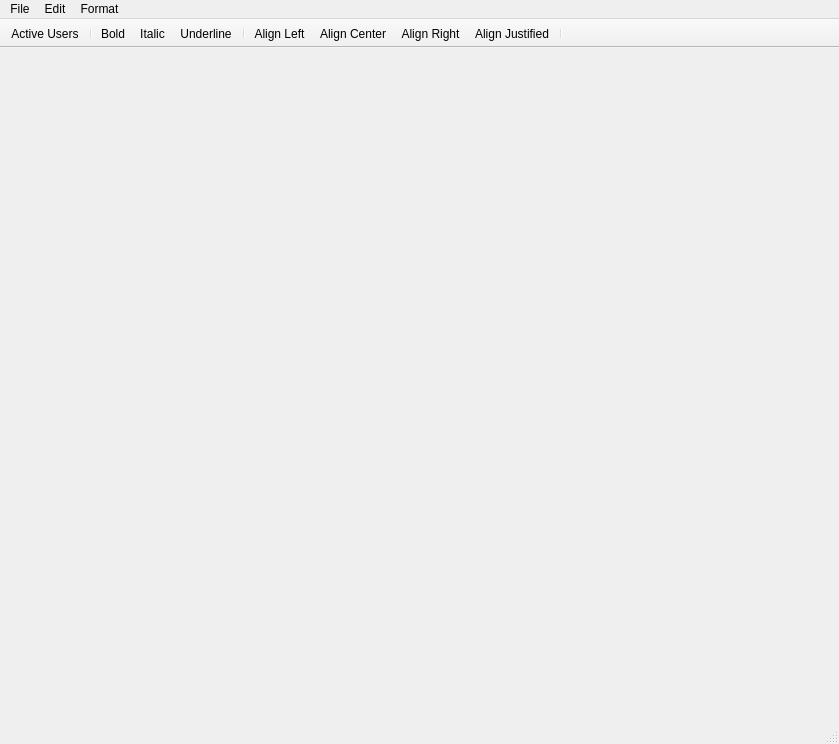
<?xml version="1.0" encoding="UTF-8"?>
<ui version="4.0">
 <class>MainEditor</class>
 <widget class="QMainWindow" name="MainEditor">
  <property name="geometry">
   <rect>
    <x>0</x>
    <y>0</y>
    <width>839</width>
    <height>744</height>
   </rect>
  </property>
  <property name="windowTitle">
   <string>PiDiEsse</string>
  </property>
  <property name="autoFillBackground">
   <bool>false</bool>
  </property>
  <widget class="QWidget" name="centralwidget">
   <property name="layoutDirection">
    <enum>Qt::RightToLeft</enum>
   </property>
   <layout class="QGridLayout" name="gridLayout"/>
  </widget>
  <widget class="QMenuBar" name="menuBar">
   <property name="geometry">
    <rect>
     <x>0</x>
     <y>0</y>
     <width>839</width>
     <height>22</height>
    </rect>
   </property>
   <widget class="QMenu" name="menuFile">
    <property name="title">
     <string>File</string>
    </property>
    <addaction name="newDoc"/>
    <addaction name="openDoc"/>
    <addaction name="save"/>
    <addaction name="exportAsPDF"/>
   </widget>
   <widget class="QMenu" name="menuEdit">
    <property name="title">
     <string>Edit</string>
    </property>
    <addaction name="cut"/>
    <addaction name="copy"/>
    <addaction name="paste"/>
   </widget>
   <widget class="QMenu" name="menuStyling">
    <property name="title">
     <string>Format</string>
    </property>
    <addaction name="bold"/>
    <addaction name="italic"/>
    <addaction name="underline"/>
   </widget>
   <addaction name="menuFile"/>
   <addaction name="menuEdit"/>
   <addaction name="menuStyling"/>
  </widget>
  <widget class="QStatusBar" name="statusBar"/>
  <widget class="QToolBar" name="toolBar">
   <property name="windowTitle">
    <string>toolBar</string>
   </property>
   <property name="movable">
    <bool>false</bool>
   </property>
   <attribute name="toolBarArea">
    <enum>TopToolBarArea</enum>
   </attribute>
   <attribute name="toolBarBreak">
    <bool>false</bool>
   </attribute>
   <addaction name="activeUsers"/>
   <addaction name="separator"/>
   <addaction name="bold"/>
   <addaction name="italic"/>
   <addaction name="underline"/>
   <addaction name="separator"/>
   <addaction name="alignLeft"/>
   <addaction name="alignCenter"/>
   <addaction name="alignRight"/>
   <addaction name="alignJustified"/>
   <addaction name="separator"/>
  </widget>
  <action name="saveAs">
   <property name="icon">
    <iconset resource="icons.qrc">
     <normaloff>:/file/themes/material/save_as.png</normaloff>:/file/themes/material/save_as.png</iconset>
   </property>
   <property name="text">
    <string>Save As</string>
   </property>
   <property name="toolTip">
    <string>Save as a new file</string>
   </property>
   <property name="shortcut">
    <string>Ctrl+Shift+S</string>
   </property>
  </action>
  <action name="openDoc">
   <property name="icon">
    <iconset resource="icons.qrc">
     <normaloff>:/file/themes/material/open_doc.png</normaloff>:/file/themes/material/open_doc.png</iconset>
   </property>
   <property name="text">
    <string>Open</string>
   </property>
   <property name="toolTip">
    <string>Open a document</string>
   </property>
   <property name="shortcut">
    <string>Ctrl+O</string>
   </property>
  </action>
  <action name="cut">
   <property name="icon">
    <iconset resource="icons.qrc">
     <normaloff>:/text_edit/themes/material/cut.png</normaloff>:/text_edit/themes/material/cut.png</iconset>
   </property>
   <property name="text">
    <string>Cut</string>
   </property>
   <property name="toolTip">
    <string>Cut highlighted content</string>
   </property>
   <property name="shortcut">
    <string>Ctrl+X</string>
   </property>
  </action>
  <action name="copy">
   <property name="icon">
    <iconset resource="icons.qrc">
     <normaloff>:/text_edit/themes/material/copy.png</normaloff>:/text_edit/themes/material/copy.png</iconset>
   </property>
   <property name="text">
    <string>Copy</string>
   </property>
   <property name="toolTip">
    <string>Copy to clipboard</string>
   </property>
   <property name="shortcut">
    <string>Ctrl+C</string>
   </property>
  </action>
  <action name="paste">
   <property name="icon">
    <iconset resource="icons.qrc">
     <normaloff>:/text_edit/themes/material/paste.png</normaloff>:/text_edit/themes/material/paste.png</iconset>
   </property>
   <property name="text">
    <string>Paste</string>
   </property>
   <property name="toolTip">
    <string>Paste from clipboard</string>
   </property>
   <property name="shortcut">
    <string>Ctrl+V</string>
   </property>
  </action>
  <action name="bold">
   <property name="icon">
    <iconset resource="icons.qrc">
     <normaloff>:/text_styling/themes/material/bold.png</normaloff>:/text_styling/themes/material/bold.png</iconset>
   </property>
   <property name="text">
    <string>Bold</string>
   </property>
   <property name="toolTip">
    <string>&lt;html&gt;&lt;head/&gt;&lt;body&gt;&lt;p&gt;&lt;span style=&quot; font-weight:600;&quot;&gt;Bold&lt;/span&gt;&lt;/p&gt;&lt;/body&gt;&lt;/html&gt;</string>
   </property>
   <property name="shortcut">
    <string>Ctrl+B</string>
   </property>
  </action>
  <action name="italic">
   <property name="icon">
    <iconset theme="Material" resource="icons.qrc">
     <normaloff>:/text_styling/themes/material/italic.png</normaloff>:/text_styling/themes/material/italic.png</iconset>
   </property>
   <property name="text">
    <string>Italic</string>
   </property>
   <property name="toolTip">
    <string>&lt;html&gt;&lt;head/&gt;&lt;body&gt;&lt;p&gt;&lt;span style=&quot; font-style:italic;&quot;&gt;Italic&lt;/span&gt;&lt;/p&gt;&lt;/body&gt;&lt;/html&gt;</string>
   </property>
   <property name="shortcut">
    <string>Ctrl+I</string>
   </property>
  </action>
  <action name="underline">
   <property name="icon">
    <iconset theme="Material" resource="icons.qrc">
     <normaloff>:/text_styling/themes/material/underline.png</normaloff>:/text_styling/themes/material/underline.png</iconset>
   </property>
   <property name="text">
    <string>Underline</string>
   </property>
   <property name="toolTip">
    <string>&lt;html&gt;&lt;head/&gt;&lt;body&gt;&lt;p&gt;&lt;span style=&quot; text-decoration: underline;&quot;&gt;Underline&lt;/span&gt;&lt;/p&gt;&lt;/body&gt;&lt;/html&gt;</string>
   </property>
   <property name="shortcut">
    <string>Ctrl+U</string>
   </property>
  </action>
  <action name="save">
   <property name="icon">
    <iconset resource="icons.qrc">
     <normaloff>:/file/themes/material/save.png</normaloff>:/file/themes/material/save.png</iconset>
   </property>
   <property name="text">
    <string>Save</string>
   </property>
   <property name="toolTip">
    <string>Save the current file</string>
   </property>
   <property name="shortcut">
    <string>Ctrl+S</string>
   </property>
  </action>
  <action name="newDoc">
   <property name="icon">
    <iconset resource="icons.qrc">
     <normaloff>:/file/themes/material/new_doc.png</normaloff>:/file/themes/material/new_doc.png</iconset>
   </property>
   <property name="text">
    <string>New</string>
   </property>
   <property name="toolTip">
    <string>Create a new document</string>
   </property>
   <property name="shortcut">
    <string>Ctrl+N</string>
   </property>
  </action>
  <action name="activeUsers">
   <property name="icon">
    <iconset resource="icons.qrc">
     <normaloff>:/file/themes/material/user.png</normaloff>:/file/themes/material/user.png</iconset>
   </property>
   <property name="text">
    <string>Active Users</string>
   </property>
   <property name="toolTip">
    <string>Show active users information</string>
   </property>
  </action>
  <action name="alignLeft">
   <property name="icon">
    <iconset resource="icons.qrc">
     <normaloff>:/text_align/themes/material/align_left.png</normaloff>:/text_align/themes/material/align_left.png</iconset>
   </property>
   <property name="text">
    <string>Align Left</string>
   </property>
   <property name="toolTip">
    <string>Align selected paragraphs to the left</string>
   </property>
  </action>
  <action name="alignRight">
   <property name="icon">
    <iconset resource="icons.qrc">
     <normaloff>:/text_align/themes/material/align_right.png</normaloff>:/text_align/themes/material/align_right.png</iconset>
   </property>
   <property name="text">
    <string>Align Right</string>
   </property>
   <property name="toolTip">
    <string>Align selected paragraphs to the right</string>
   </property>
  </action>
  <action name="alignJustified">
   <property name="icon">
    <iconset resource="icons.qrc">
     <normaloff>:/text_align/themes/material/align_justified.png</normaloff>:/text_align/themes/material/align_justified.png</iconset>
   </property>
   <property name="text">
    <string>Align Justified</string>
   </property>
   <property name="toolTip">
    <string>Justify selected paragraphs</string>
   </property>
  </action>
  <action name="alignCenter">
   <property name="icon">
    <iconset resource="icons.qrc">
     <normaloff>:/text_align/themes/material/align_center.png</normaloff>:/text_align/themes/material/align_center.png</iconset>
   </property>
   <property name="text">
    <string>Align Center</string>
   </property>
   <property name="toolTip">
    <string>Align selected paragraphs to the center</string>
   </property>
  </action>
  <action name="exportAsPDF">
   <property name="icon">
    <iconset resource="icons.qrc">
     <normaloff>:/file/themes/material/export_pdf.png</normaloff>:/file/themes/material/export_pdf.png</iconset>
   </property>
   <property name="text">
    <string>Export as PDF</string>
   </property>
  </action>
 </widget>
 <resources>
  <include location="icons.qrc"/>
 </resources>
 <connections/>
 <slots>
  <slot>save()</slot>
 </slots>
</ui>
